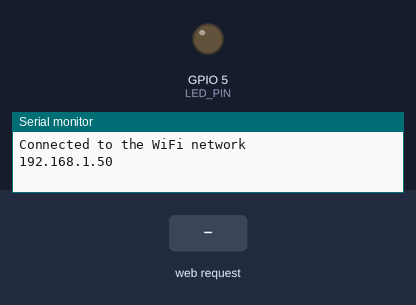
Bench run of a sketch on a simulated ESP32. Shown: output pins drawn as LEDs (lit = HIGH), the last lines printed to the serial monitor. The inputs (shaded band) are chosen by the test bench. WiFi joins after 1.5 s; servers stay silent unless stated.

Above: at 2.7 s.
2.8 s: HTTP request GET /undefined received
At 3.5 s:
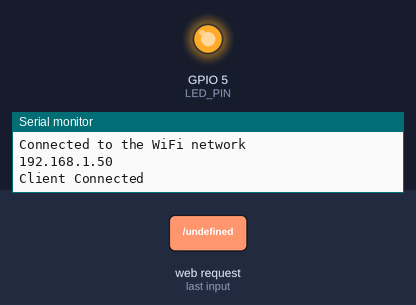
Timing chart, 0 to 11.5 s (numbered marks = the images above; inputs shaded):
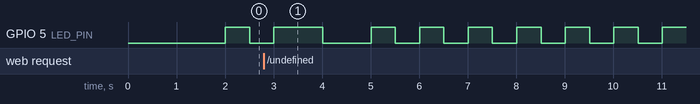

The sketch:

WifiJSON.ino
```cpp
#include "WiFi.h"
#include <Arduino_JSON.h>

const char * ssid = "dormsecure";
const char * password = "wiredisfaster";
const uint ServerPort = 5679;
const uint8_t LED_PIN = 5;
uint8_t blinkState = LOW;
WiFiServer wifiServer(ServerPort);
String username = "Dan";
String pass = "1234";

void setup() {
  initializeWifi();
  pinMode(LED_PIN, OUTPUT);
}

void initializeWifi() {
  Serial.begin(115200);
    // WiFi.mode(WIFI_STA);
    WiFi.begin(ssid, password);
    if (WiFi.waitForConnectResult() != WL_CONNECTED) {
        Serial.println("WiFi Failed");
        while(1) {
            delay(1000);
        }
    }
    Serial.println("Connected to the WiFi network");
    Serial.println(WiFi.localIP());

    wifiServer.begin();
}

void loop() {
  // put your main code here, to run repeatedly:
  CheckForConnections();

//  if (SendTimer.TimePassed_Milliseconds(400))
//  {
//    // Send Data
//  }
}

void CheckForConnections()
{
  WiFiClient client = wifiServer.available();
  uint8_t u = 0;
  uint8_t p = 0;

  //this is probably terrible, looking for nonblocking way to do it
  if(!client) {
    delay(500);
    blinkState = !blinkState;
    digitalWrite(LED_PIN, blinkState);
  }

  if (client) {
    digitalWrite(LED_PIN, HIGH);
    Serial.println("Client Connected");
    while (client.connected()) {
      while (client.available()>0) {
        String req = client.readString();
        Serial.println(req);
        JSONVar myObject = JSON.parse(req);

        if (JSON.typeof(myObject) == "undefined") {
          Serial.println("Parsing input failed!");
          break;
        }

        if (myObject.hasOwnProperty("username")) {
          Serial.print("myObject[\"username\"] = ");
          Serial.println(myObject["username"]);
          if(myObject["username"] == username)
            u = 1;
        }


        if (myObject.hasOwnProperty("password")) {
          Serial.print("myObject[\"password\"] = ");
          Serial.println(myObject["password"]);
          if(myObject["password"] == pass)
            p = 1;
        }

        if (p && u){
          client.write("yes");
        }
        else{
          client.write("no");
        }

      delay(10);
      }

    client.stop();
    Serial.println("Client disconnected");
    digitalWrite(LED_PIN, LOW);


    }
  }
}
```
